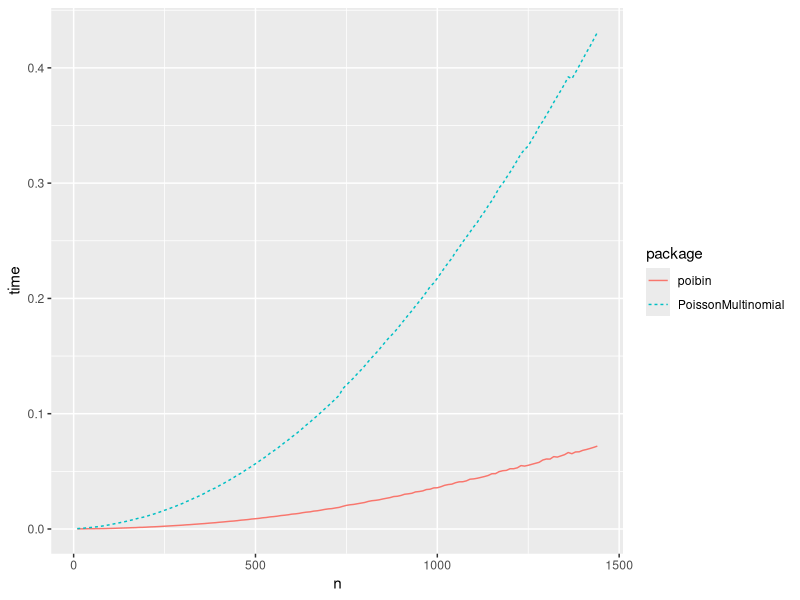

The R script that drew this image:
library(ggplot2)
bench <- read.table('benchres.txt')

p1 <- ggplot(data = bench, aes(x=n)) + geom_line(aes(y=time,color=package,linetype=package))

p1
